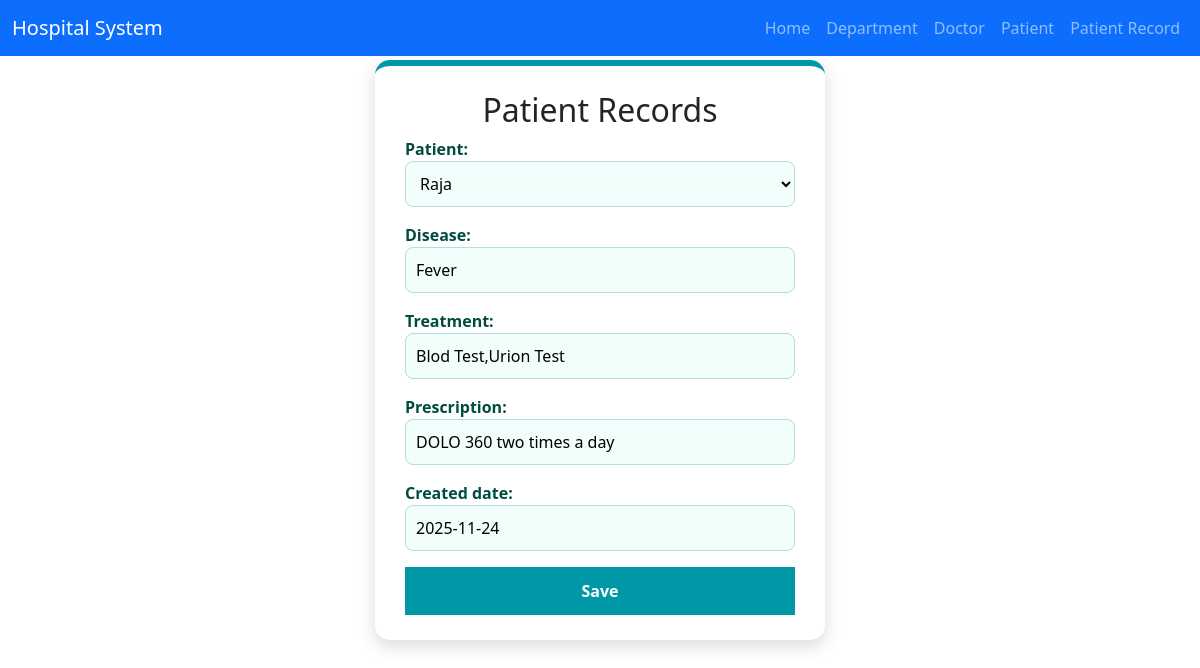
Screenshot of /patient-record/update/1/ with the database file from the repository.
### app1/models.py (models this page shows, shortened)
class patient_record_model(models.Model):
    patient = models.OneToOneField(patient_model, on_delete=models.CASCADE)
    disease = models.CharField(max_length=255)
    treatment = models.CharField(max_length=150)
    prescription = models.CharField(max_length=150)
    created_date = models.DateField()

### app1/views.py (the view)
# urls.py: path("patient-record/update/<int:id>/", patient_record_update, name="patient_record_update"),
def patient_record_update(request, id):
    data = patient_record_model.objects.get(id=id)
    if request.method == "POST":
        form = patient_u_record_form(request.POST, instance=data)
        if form.is_valid():
            form.save()
            return redirect('patient_record_list')
    else:
        form = patient_u_record_form(instance=data)
    content = {
        "form": form
    }
    return render(request, 'frontend_app1/patient_record_u_form.html', content)

### app1/forms1.py
class patient_u_record_form(forms.ModelForm):
    class Meta:
        model = patient_record_model
        fields = '__all__'

### app1/models.py (called while the page is built)
    def __str__(self):
        return self.name

### templates/frontend_app1/patient_record_u_form.html (shortened to what this page needs)
<!DOCTYPE html>
<html lang="en">
<head>
    <link href="https://cdn.jsdelivr.net/npm/bootstrap@5.3.0/dist/css/bootstrap.min.css" rel="stylesheet">
</head>
<body>
    <nav class="navbar navbar-expand-lg navbar-dark bg-primary fixed-top">
  <div class="container-fluid">
    <a class="navbar-brand" href="{% url 'home' %}">Hospital System</a>
    <div class="collapse navbar-collapse" id="navmenu">
      <ul class="navbar-nav ms-auto">
         <li class="nav-item">
          <a class="nav-link" href="{% url 'home' %}">Home</a>
        </li>
        <li class="nav-item">
          <a class="nav-link" href="{% url 'department_list' %}">Department</a>
        </li>
        <li class="nav-item">
          <a class="nav-link" href="{% url 'doctor_list' %}">Doctor</a>
        </li>
        <li class="nav-item">
          <a class="nav-link" href="{% url 'patient_list' %}">Patient</a>
        </li>
        <li class="nav-item">
          <a class="nav-link" href="{% url 'patient_record_list' %}">Patient Record</a>
        </li>
      </ul>
    </div>
  </div>
</nav>
   <div class="form-box">
     <h2>Patient Records</h2>
    <form method="post">
         {{ form.as_p }}
         <button type="submit">Save</button>
    </form>
</div>
</body>
</html>

### templates/frontend_app1/patient_record_u_form.html (style rules this page uses)
body { background-image: url("https://thumbs.dreamstime.com/b/healthcare-technology-doctor-using-digital-tablet-icon-medical-network-hospital-background-162019727.jpg"); background-size: cover; background-repeat: no-repeat; background-attachment: fixed; height: 100%; width: 100%; }
* { padding: 0; margin: 0; box-sizing: border-box; }
.form-box { width: 450px; margin: 60px auto; background: #ffffff; padding: 25px 30px; border-radius: 15px; box-shadow: 0 6px 18px rgba(0, 0, 0, 0.15); border-top: 6px solid #0097a7; }
h2 { text-align: center; margin-bottom: 20px; color: #006064; font-weight: 700; }
form p label { font-weight: 600; color: #004d40; }
input, select, textarea { width: 100%; padding: 10px; border: 1px solid #b2dfdb; border-radius: 8px; margin-top: 5px; margin-bottom: 18px; font-size: 15px; background: #f1fefc; }
button { width: 100%; padding: 12px; background: #0097a7; border: none; border-radius: 8px; color: white; font-size: 17px; font-weight: 600; cursor: pointer; }

### rows the page displays
patient_record_model: patient "Raja", disease "Fever", treatment "Blod Test,Urion Test", prescription "DOLO 360 two times a day", created_date "2025-11-24"
